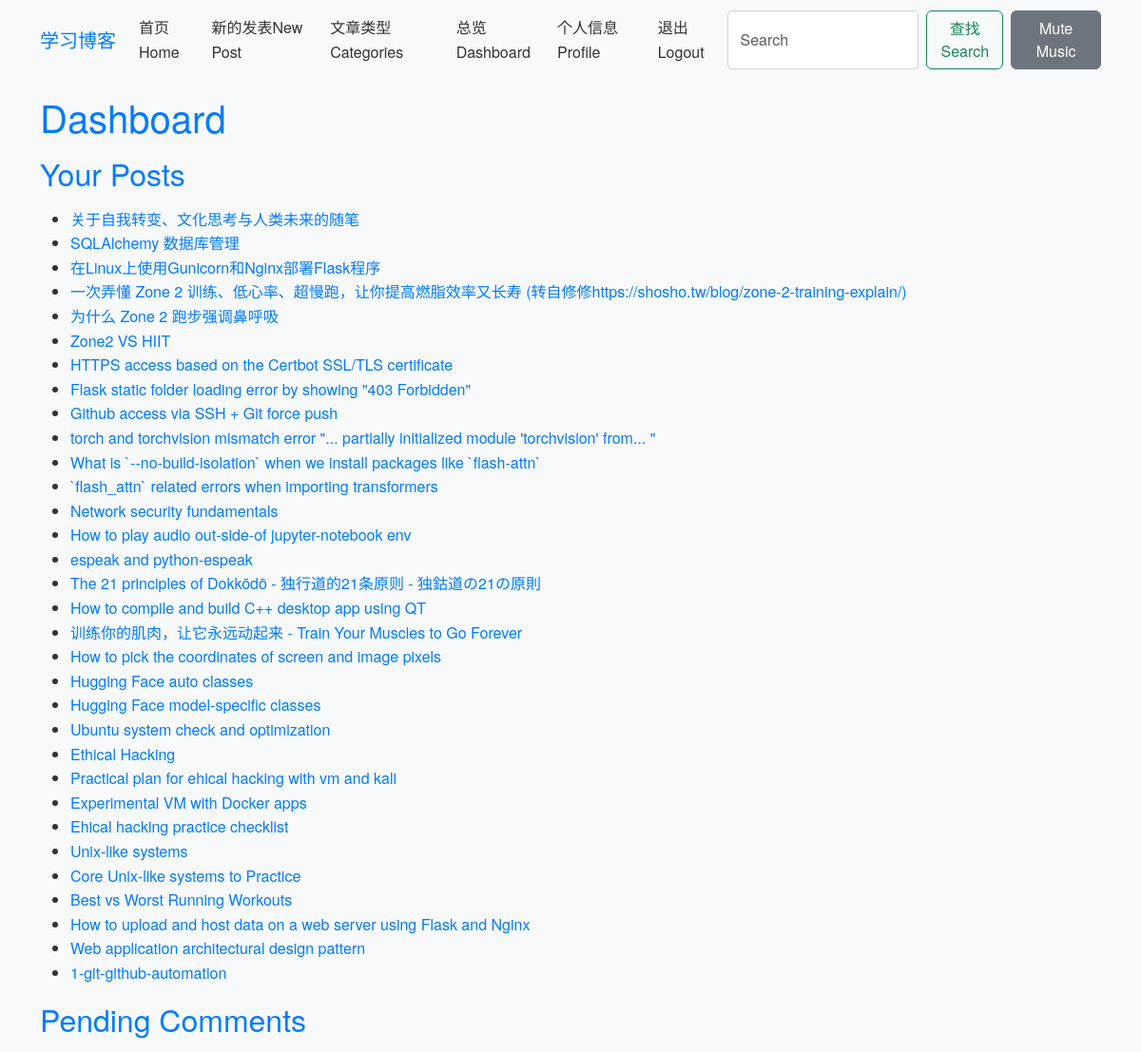
Page /dashboard (signed in) on the earlier database version.
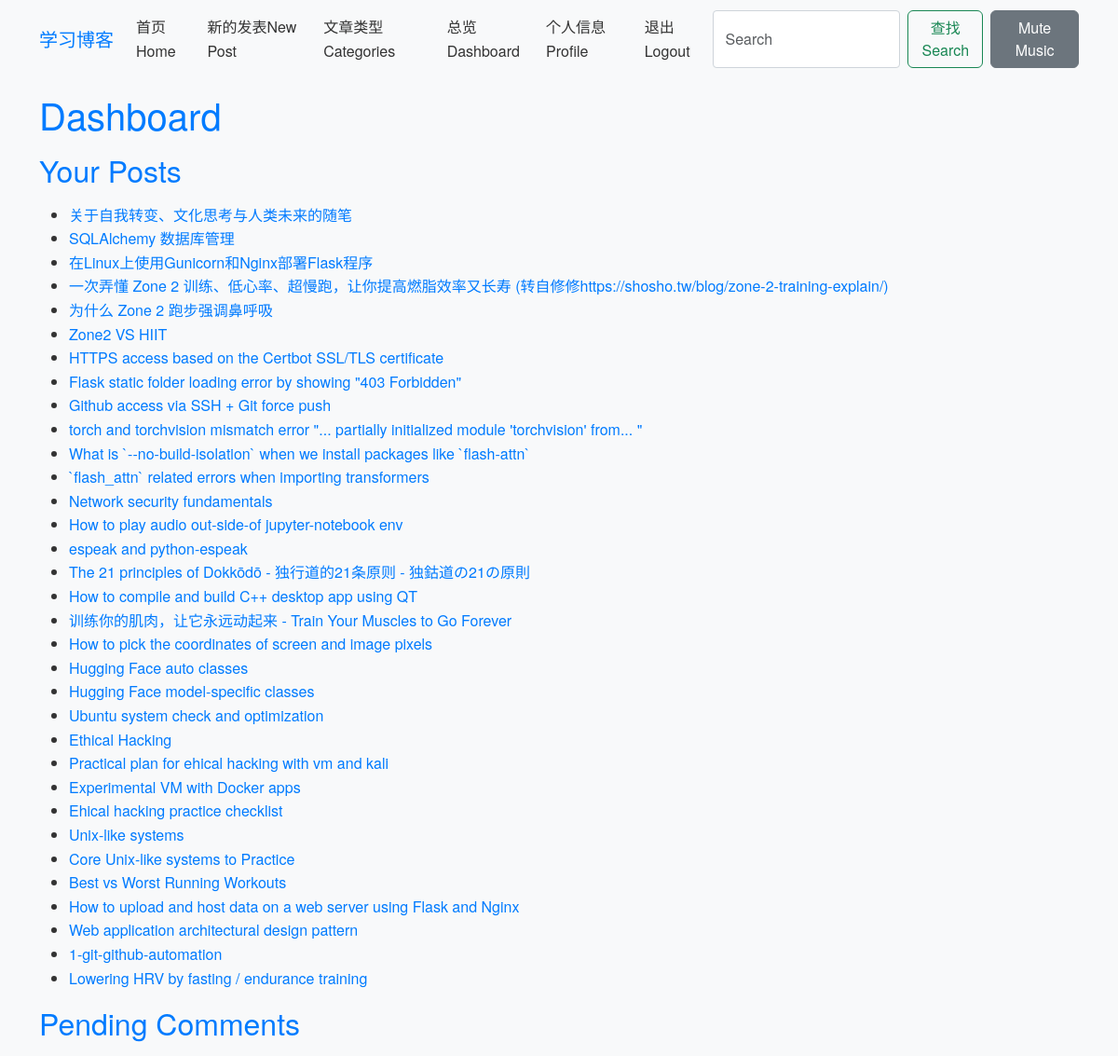
Same page on the later database version.
### app/models.py (models this page shows)
class Post(db.Model):
    id = db.Column(db.Integer, primary_key=True)
    title = db.Column(db.String(100), nullable=False)
    body = db.Column(db.Text, nullable=False)
    timestamp = db.Column(db.DateTime, index=True, default=datetime.utcnow)
    user_id = db.Column(db.Integer, db.ForeignKey('user.id'), nullable=False)
    category_id = db.Column(db.Integer, db.ForeignKey('category.id'))
    comments = db.relationship('Comment', backref='post', lazy='dynamic')

### app/routes.py (the view)
@bp.route('/dashboard')
@login_required
def dashboard():
    posts = current_user.posts.all()
    comments_pending = Comment.query.filter_by(approved=False).all()
    return render_template('dashboard.html', posts=posts, comments_pending=comments_pending)

### app/__init__.py (called while the page is built)
def create_app(config_class=Config):
    app = Flask(__name__)
    app.config.from_object(config_class)
    os.makedirs(app.config['UPLOAD_FOLDER'], exist_ok=True)
    db.init_app(app)
    migrate.init_app(app, db)
    login_manager.init_app(app)
    from app.models import User
    @login_manager.user_loader
    def load_user(user_id):
        return User.query.get(int(user_id))
    from app.routes import bp as main_bp  # Import the blueprint
    app.register_blueprint(main_bp)  # Register the blueprint
    with app.app_context():
        print("Registered routes:", [rule.rule for rule in app.url_map.iter_rules()])
    return app

### app/templates/dashboard.html (shortened to what this page needs)
{% extends 'base.html' %}
{% block content %}
<h1>Dashboard</h1>
<h2>Your Posts</h2>
<ul>
    {% for post in posts %}
    <li><a href="{{ url_for('main.post', post_id=post.id) }}">{{ post.title }}</a></li>
    {% endfor %}
</ul>
<h2>Pending Comments</h2>
{% endblock %}

Differences in the rows shown:
added Post: title "Lowering HRV by fasting / endurance training"
